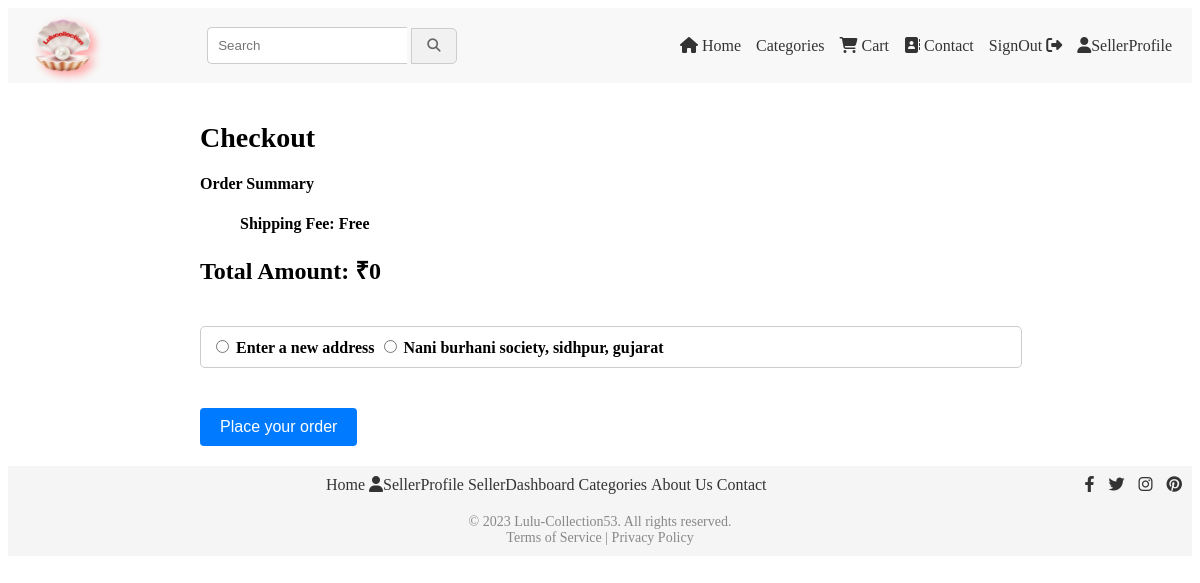
/checkout/ (signed in), run on an earlier commit of the app's database.
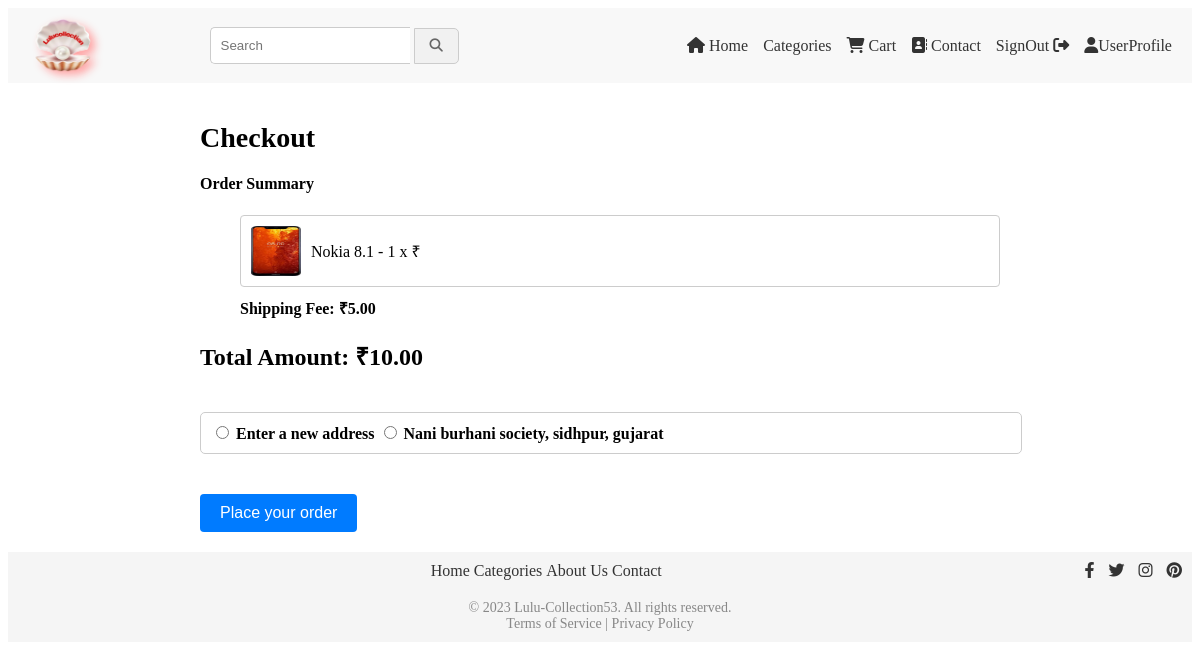
And on a later commit of the database.
### cart/models.py (models this page shows, shortened)
class ShippingAddress(models.Model):
    user = models.ForeignKey(User, on_delete=models.CASCADE)
    address = models.CharField(max_length=200)
    city = models.CharField(max_length=100)
    state = models.CharField(max_length=100)
    country = models.CharField(max_length=100)
    postal_code = models.CharField(max_length=20)

class CartItem(models.Model):
    cart = models.ForeignKey(Cart, on_delete=models.CASCADE)
    product = models.ForeignKey(Product, on_delete=models.CASCADE)
    quantity = models.PositiveIntegerField(default=1)

class ProductImage(models.Model):
    product = models.ForeignKey(Product, on_delete=models.CASCADE)
    image = models.ImageField(upload_to='product_images')

class Product(models.Model):
    name = models.CharField(max_length=200)
    description = models.TextField()
    price = models.DecimalField(max_digits=8, decimal_places=2)
    shipping_fee = models.DecimalField(max_digits=8, decimal_places=2, default=0)
    initial_stock = models.PositiveIntegerField(default=0)  # Add initial stock field
    stock = models.PositiveIntegerField(default=0)  # Add remaining stock field
    category = models.ForeignKey(Category, on_delete=models.CASCADE)
    seller = models.ForeignKey(Seller, on_delete=models.CASCADE)

### cart/views.py (the view, shortened to what this page needs)
# urls.py: path('checkout/', views.checkout, name='checkout'),
@login_required(login_url='signin')
def checkout(request):
    user = request.user
    cart = Cart.objects.get(user=user)
    cart_items = CartItem.objects.filter(cart=cart)
    old_shipping_addresses = ShippingAddress.objects.filter(user=request.user)
    created_at = request.POST.get('created_at')
    cart_item_data = []
    for item in cart_items:
        product_image = ProductImage.objects.filter(product=item.product).first()
        cart_item_data.append({
            'cart_item': item,
            'product_image': product_image
        })
    subtotal = 0
    total_shipping_fee = 0
    for item in cart_items:
            item_total_price = item.product.price * item.quantity
            subtotal += item_total_price
            total_shipping_fee += item.product.shipping_fee * item.quantity
    total_amount = subtotal + total_shipping_fee
    context = {
        'cart_items': cart_item_data,
        'old_shipping_addresses': old_shipping_addresses,
       'total_amount':total_amount,
       'shipping_fee':total_shipping_fee,
    }
    return render(request, 'checkout.html', context)

### templates/checkout.html (shortened to what this page needs)
<link rel="stylesheet" href="/css/checkout.css">
{% extends 'base.html' %}
{% block content %}
<div class="container">
    <h1>Checkout</h1>
    <div class="row">
            <div class="col-md-4">
                <h4>Order Summary</h4>
                <ul class="list-group">
                    {% for item in cart_items %}
                    <li class="list-group-item">
                        <img class="product-image" src="{{ item.product_image.image.url }}" alt="">
                        {{ item.cart_item.product.name }} - {{ item.cart_item.quantity }} x &#8377;{{ item.cart_itemproduct.price }}
                    </li>
                    {% endfor %}
                    {% if not shipping_fee %}
                    <li class="shipping">
                        <p>Shipping Fee: Free</p>
                    </li>
                    {% else %}
                    <li class="shipping">
                        <p>Shipping Fee: &#8377;{{ shipping_fee }}</p>
                    </li>
                    {% endif %}
                </ul>
                <h5 class="total-amount">Total Amount: &#8377;{{ total_amount }}</h5>
                <form id="checkout_form" method="post" action="{% url 'checkout' %}">
                    <div id="address_choice">
                        <input type="radio" id="new_address" name="address_choice" value="new" >
                        <label for="new_address">Enter a new address</label>
                        {% if old_shipping_addresses %}
                            {% for address in old_shipping_addresses %}
                                <input type="radio" id="address_{{ address.id }}" name="address_choice" value="{{ address.id }}">
                                <label for="address_{{ address.id }}">{{ address.address }}, {{ address.city }}, {{ address.state }}</label><br>
                            {% endfor %}
                        {% else %}
                            <p>You don't have any saved addresses.</p>
                        {% endif %}
                    </div>
                    </div>
                    <button type="submit" id="rzp-button1" class="btn btn-primary">Place your order</button>
        </div>
    </div>
</div>
{% endblock %}

What changed in the data, as far as the page shows it:
added CartItem: product_image.image (picture), cart_item.product.name "Nokia 8.1", cart_item.quantity "1"
Also different on the page:
{{ shipping_fee }}: (not shown) → "5.00"
{{ total_amount }}: "0" → "10.00"
text no longer shown: "SellerProfile Shipping Fee: Free SellerProfile SellerDashboard"
text now shown: "UserProfile Shipping Fee: ₹"
